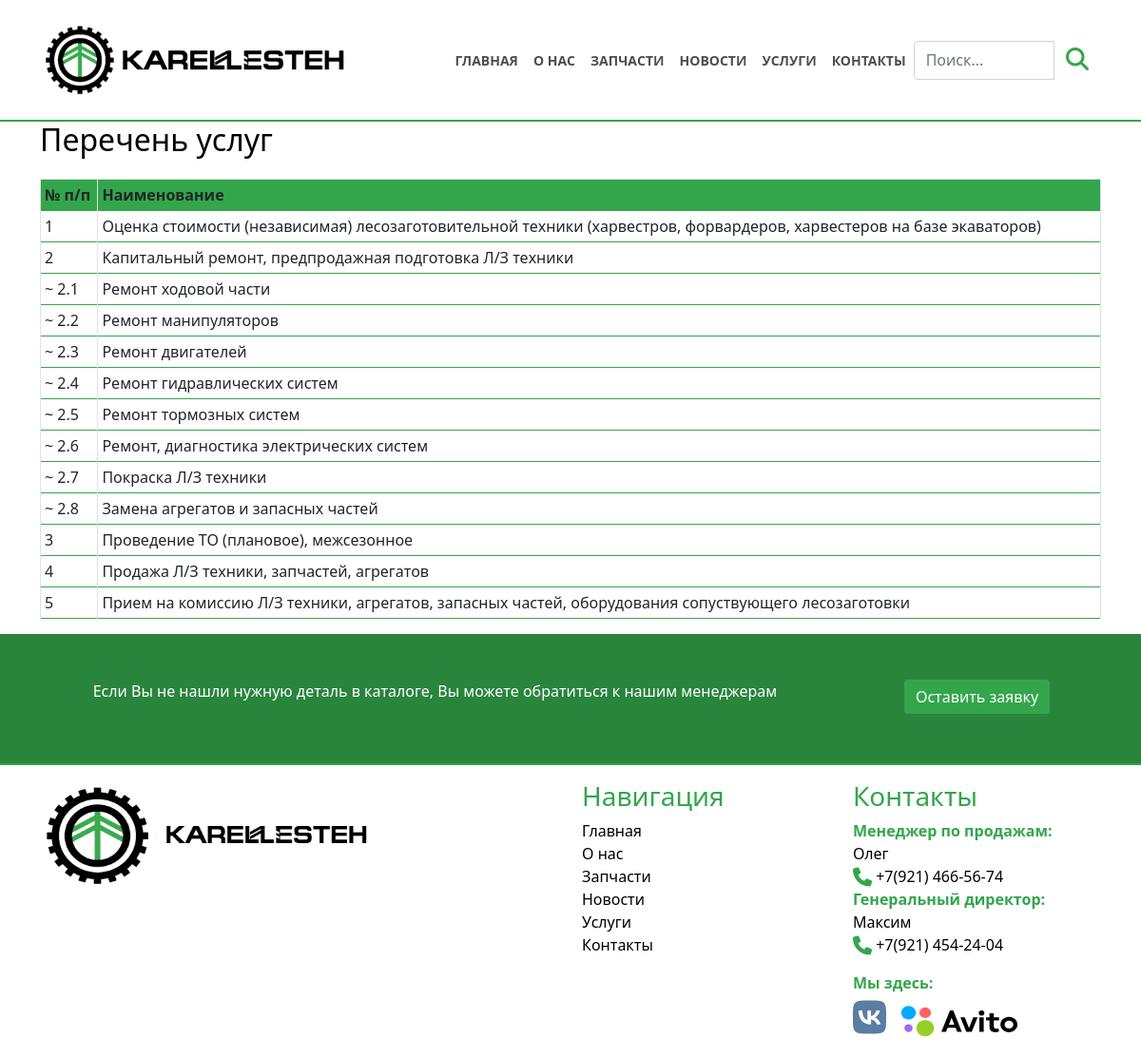
/services.php, run on the app's committed database.
### tables this page shows
CREATE TABLE `services` (
  `id` int NOT NULL,
  `number` varchar(20) NOT NULL,
  `name` varchar(255) NOT NULL
);

### include/functions.php (called while the page is built, shortened)
<?php
function get_table($nameTable)
{
	global $con;
	$sql = "SELECT * FROM `" . $nameTable . "`";
	$query = $con->prepare($sql);
	$query->execute();
	$obj = $query->fetchAll(PDO::FETCH_OBJ);
	return $obj;
}

### services.php (the view, shortened to what this page needs)
<?php
require("include/db.php");
require("include/functions.php");
require('blocks/head.php');
require('blocks/header.php');
$services = get_table('services');
?>
<section class="services">
	<div class="container">
		<div class="services-title">
			<div class="row">
				<h1>Перечень услуг</h1>
			</div>
		</div>
		<div class="services-table">
			<div class="table-responsive-sm">
				<table class="table table-sm table-hover table-bordered">
					<thead bgcolor="#33A64B">
						<tr>
							<th scope="col">№ п/п</th>
							<th scope="col">Наименование</th>
						</tr>
					</thead>
					<tbody>
						<?php
						foreach ($services as $row) :
						?>
							<tr>
								<td scope="row">
									<?= $row->number ?>
								</td>
								<td>
									<?= $row->name ?>
								</td>
							</tr>
						<?php
						endforeach; ?>
					</tbody>
				</table>
			</div>
		</div>
	</div>
</section>
<?php
require("blocks/request.php");
require("blocks/footer.php");
?>

### blocks/head.php (shortened to what this page needs)
<!DOCTYPE html>
<html lang="ru">
<head>
	<link href="https://cdn.jsdelivr.net/npm/bootstrap@5.0.1/dist/css/bootstrap.min.css" rel="stylesheet">
	<link rel="stylesheet" href="css/style.css">
	<link rel="stylesheet" href="css/normalize.css">
</head>
<body>

### blocks/header.php (shortened to what this page needs)
<header class="main-navbar">
  <div class="container">
    <div class="row">
      <nav class="navbar navbar-expand-lg position-sticky navbar-light">
        <a class="navbar-brand" href="index.php"><img src="img/logoMini.png" alt="Логотип"></a>
        <div class="navbar-collapse collapse justify-content-end" id="navbarSupportedContent">
          <ul class="navbar-nav ml-auto text-center">
            <li class="nav-item active">
              <a class="nav-link" href="index.php">Главная</span></a>
            </li>
            <?php if ($home) { ?>
              <li class="nav-item">
                <a class="nav-link about">О нас</a>
              </li>
              <li class="nav-item">
                <a class="nav-link" href="catalog.php">Запчасти</a>
              </li>
              <li class="nav-item">
                <a class="nav-link news">Новости</a>
              </li>
              <li class="nav-item">
                <a class="nav-link" href="services.php">Услуги</a>
              </li>
            <?php } else { ?>
              <li class="nav-item">
                <a class="nav-link" href="index.php">О нас</a>
              </li>
              <li class="nav-item">
                <a class="nav-link" href="catalog.php">Запчасти</a>
              </li>
              <li class="nav-item">
                <a class="nav-link" href="index.php">Новости</a>
              </li>
              <li class="nav-item">
                <a class="nav-link" href="services.php">Услуги</a>
              </li>
            <?php }  ?>
            <li class="nav-item">
              <a class="nav-link" href="contact.php">Контакты</a>
            </li>
          </ul>
          <div class="col-12 col-sm-12 col-md-12 col-lg-3 pull-right">
            <form class="navbar-form" role="search" method="get" action="search.php">
              <div class="input-group">
                <input type="text" class="form-control" placeholder="Поиск..." name="search" id="search">
                <div class="input-group-btn">
                  <button class="btn btn-default" type="submit"><i class="fa fa-search"></i></button>
                </div>
              </div>
            </form>
          </div>
        </div>
      </nav>
    </div>
  </div>
</header>

### blocks/request.php (shortened to what this page needs)
<section class="section-request">
	<div class="container mt-3 pt-5 pb-5">
		<div class="row">
			<div class="col-sm-9 text-center" id="contact-text-message">
				<p>Если Вы не нашли нужную деталь в каталоге, Вы можете обратиться к нашим менеджерам</p>
			</div>
			<div class="col-sm-3 contact-form-buttonShow">
				<button type="submit" id="btnShowContact" class="btn btn-success" name="btnShowContact" onclick="$(this).hide();">
					Оставить заявку
				</button>
			</div>
		</div>
	</div>
</section>

### blocks/footer.php (shortened to what this page needs)
<footer class="footer pt-3 pb-3">
  <div class="container">
    <div class="row">
      <div class="col-12 col-sm-12 col-md-6 col-lg-6">
        <img src="img/logo.png" id="footer-logo">
      </div>
      <div class="col-12 col-sm-6 col-md-3 col-lg-3">
        <h3 class="title">Навигация</h3>
        <div class="footer-navigation">
          <ul>
            <li class="nav-item">
              <a href="index.php" title="Главная">Главная</a>
            </li>
            <?php if ($home) { ?>
              <li class="nav-item">
                <a class="about" title="О нас">О нас</a>
              </li>
              <li class="nav-item">
                <a href="catalog.php" title="Запчасти">Запчасти</a>
              </li>
              <li class="nav-item">
                <a class="news" title="Новости">Новости</a>
              </li>
              <li class="nav-item">
                <a class="services" href="services.php" title="Услуги">Услуги</a>
              </li>
            <?php } else { ?>
              <li class="nav-item">
                <a class="about" href="index.php" title="О нас">О нас</a>
              </li>
              <li class="nav-item">
                <a href="catalog.php" title="Запчасти">Запчасти</a>
              </li>
              <li class="nav-item">
                <a class="news" href="index.php" title="Новости">Новости</a>
              </li>
              <li class="nav-item">
                <a class="services" href="services.php" title="Услуги">Услуги</a>
              </li>
            <?php }  ?>
            <li class="nav-item">
              <a href="contact.php" title="Контакты">Контакты</a>
            </li>
          </ul>
        </div>
      </div>
      <div class="col-12 col-sm-6 col-md-3 col-lg-3">
        <h3 class="title">Контакты</h3>
        <strong style="color: #33A64B;">Менеджер по продажам:</strong>
        <p>Олег<br>
          <i class="fa fa-phone fa-lg" aria-hidden="true"></i>
          +7(921) 466-56-74<br>
          <strong style="color: #33A64B;">Генеральный директор:</strong>
          <br>Максим<br>
          <i class="fa fa-phone fa-lg" aria-hidden="true"></i>
          +7(921) 454-24-04
        </p>
        <strong style="color: #33A64B;">Мы здесь:</strong>
        <div class="d-flex justify-content-start" id="social">
          <div class="vk">
            <a href="https://vk.com/club128396762" target="_blank">
              <span style="font-size: 32px; color: #597da3; padding-left: 0px;">
                <i class="fa fa-vk fa-lg"></i>
              </span>
            </a>
          </div>
          <div class="avito">
            <a href="https://www.avito.ru/i15316416?page_from=from_items_list_icon&iid=1886115350" target="_blank">
              <span>
                <img style="width: 100%; height:43px; margin-top:7px;" src="img\Socials\avito.svg" alt="">
              </span>
            </a>
          </div>
        </div>
      </div>
    </div>
  </div>
</footer>
</body>
</html>

### css/style.css (style rules this page uses)
body { color: #000; }
a { color: #000; font-weight: 400; transition: all 0.3s; }
.navbar-light .navbar-nav .nav-link { color: #000; font-weight: 600; }
.btn-success { background-color: #33A64B; border: none; }
.fa-phone { color: #33A64B; }
.navbar-brand { margin-right: 0px; }
.navbar-brand img { height: 100px; }
thead { border-bottom: 1px solid #33A64B; }
tr { border-bottom: 1px solid #33A64B; }
.main-navbar { background-color: #fff; border-bottom: 2px solid #33A64B; }
.main-navbar .nav-item a { color: #000; font-weight: 400; font-size: 14px; opacity: 0.69; transition: all 0.3s; text-transform: uppercase; cursor: pointer; }
.contact-form-buttonShow { text-align: center; }
#social span { padding-left: 10px; }
.footer-navigation>ul { padding: 0; margin: 0; list-style: none; font-weight: 500; }
.footer-navigation>ul>li>a { text-decoration: none; }
.footer { background-color: #fff; border-top: 2px solid #33A64B; }
.title { color: #33A64B; }
.section-request { background-color: #29853c; }
.news { text-align: center; }
#contact-text-message { color: #fff; }
.footer img { width: 350px; }
.input-group-btn i { color: #33A64B; font-size: 24px; }

### data on the page
services: number "1", name "Оценка стоимости (независимая) лесозаготовительной техники (харвестров, форвардеров, харвестеров на базе экаваторов)"
services: number "2", name "Капитальный ремонт, предпродажная подготовка Л/З техники"
services: number "~ 2.1", name "Ремонт ходовой части"
services: number "~ 2.2", name "Ремонт манипуляторов"
services: number "~ 2.3", name "Ремонт двигателей"
services: number "~ 2.4", name "Ремонт гидравлических систем"
services: number "~ 2.5", name "Ремонт тормозных систем"
services: number "~ 2.6", name "Ремонт, диагностика электрических систем"
services: number "~ 2.7", name "Покраска Л/З техники"
services: number "~ 2.8", name "Замена агрегатов и запасных частей"
services: number "3", name "Проведение ТО (плановое), межсезонное"
services: number "4", name "Продажа Л/З техники, запчастей, агрегатов"
services: number "5", name "Прием на комиссию Л/З техники, агрегатов, запасных частей, оборудования сопуствующего лесозаготовки"
